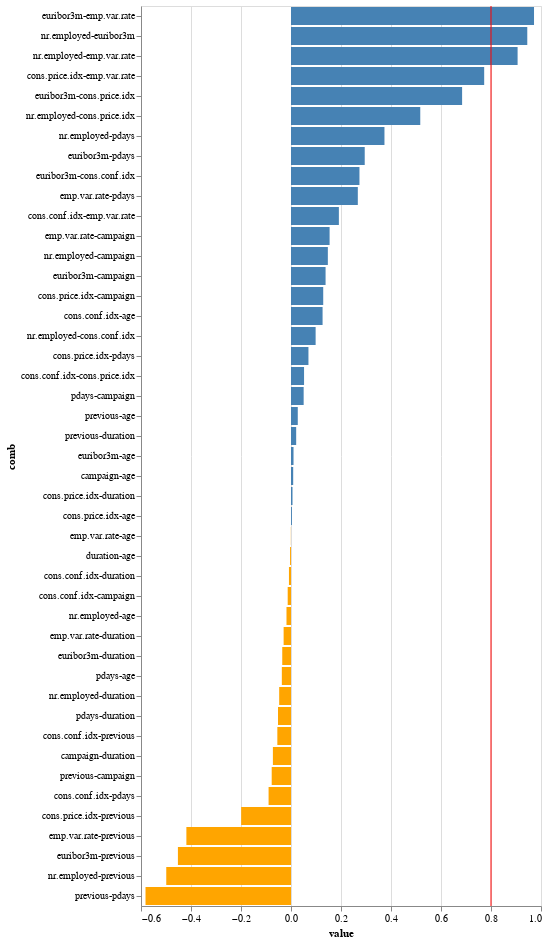

Notebook source saved alongside this figure:
### Code cell
bank_tr_corr = bank_train.corr()
mask = np.triu(np.ones_like(bank_tr_corr, dtype=bool))
tri_bank_corr = bank_tr_corr.mask(mask)

bank_corr = tri_bank_corr.reset_index().melt(id_vars="index", value_vars=tri_bank_corr.columns).dropna(subset="value").sort_values("value", ascending=False)
bank_corr["comb"] = bank_corr["index"].str.cat(bank_corr["variable"], sep="-")

corr_bar_plot = alt.Chart(bank_corr).mark_bar().encode(
    x="value:Q",
    y=alt.Y("comb:N", sort="-x"),
    color=alt.condition(
        alt.datum.value > 0,
        alt.value("steelblue"),
        alt.value("orange")
    )
)

vline_corr = alt.Chart().mark_rule(color="red").encode(
    x=alt.datum(0.8)
)

corr_bar_plot + vline_corr

### Figure 1 — Vega-Lite specification as saved in the notebook (floating-point values rounded to 4 significant figures)
{"config": {"view": {"continuousWidth": 400, "continuousHeight": 300}}, "layer": [{"data": {"name": "data-c4ea8a7a69b78b3c7ff21bddff5a9e22"}, "mark": "bar", "encoding": {"color": {"condition": {"value": "steelblue", "test": "(datum.value > 0)"}, "value": "orange"}, "x": {"field": "value", "type": "quantitative"}, "y": {"field": "comb", "sort": "-x", "type": "nominal"}}}, {"data": {"name": "empty"}, "mark": {"type": "rule", "color": "red"}, "encoding": {"x": {"datum": 0.8}}}], "$schema": "https://vega.github.io/schema/vega-lite/v4.17.0.json", "datasets": {"data-c4ea8a7a69b78b3c7ff21bddff5a9e22": [{"index": "euribor3m", "variable": "emp.var.rate", "value": 0.9721, "comb": "euribor3m-emp.var.rate"}, {"index": "nr.employed", "variable": "euribor3m", "value": 0.9451, "comb": "nr.employed-euribor3m"}, {"index": "nr.employed", "variable": "emp.var.rate", "value": 0.9064, "comb": "nr.employed-emp.var.rate"}, {"index": "cons.price.idx", "variable": "emp.var.rate", "value": 0.7727, "comb": "cons.price.idx-emp.var.rate"}, {"index": "euribor3m", "variable": "cons.price.idx", "value": 0.6844, "comb": "euribor3m-cons.price.idx"}, {"index": "nr.employed", "variable": "cons.price.idx", "value": 0.5171, "comb": "nr.employed-cons.price.idx"}, {"index": "nr.employed", "variable": "pdays", "value": 0.3738, "comb": "nr.employed-pdays"}, {"index": "euribor3m", "variable": "pdays", "value": 0.2949, "comb": "euribor3m-pdays"}, {"index": "euribor3m", "variable": "cons.conf.idx", "value": 0.2738, "comb": "euribor3m-cons.conf.idx"}, {"index": "emp.var.rate", "variable": "pdays", "value": 0.2673, "comb": "emp.var.rate-pdays"}, {"index": "cons.conf.idx", "variable": "emp.var.rate", "value": 0.1915, "comb": "cons.conf.idx-emp.var.rate"}, {"index": "emp.var.rate", "variable": "campaign", "value": 0.1544, "comb": "emp.var.rate-campaign"}, {"index": "nr.employed", "variable": "campaign", "value": 0.1474, "comb": "nr.employed-campaign"}, {"index": "euribor3m", "variable": "campaign", "value": 0.1383, "comb": "euribor3m-campaign"}, {"index": "cons.price.idx", "variable": "campaign", "value": 0.1289, "comb": "cons.price.idx-campaign"}, {"index": "cons.conf.idx", "variable": "age", "value": 0.1263, "comb": "cons.conf.idx-age"}, {"index": "nr.employed", "variable": "cons.conf.idx", "value": 0.0985, "comb": "nr.employed-cons.conf.idx"}, {"index": "cons.price.idx", "variable": "pdays", "value": 0.06979, "comb": "cons.price.idx-pdays"}, {"index": "cons.conf.idx", "variable": "cons.price.idx", "value": 0.05222, "comb": "cons.conf.idx-cons.price.idx"}, {"index": "pdays", "variable": "campaign", "value": 0.0506, "comb": "pdays-campaign"}, {"index": "previous", "variable": "age", "value": 0.02709, "comb": "previous-age"}, {"index": "previous", "variable": "duration", "value": 0.0207, "comb": "previous-duration"}, {"index": "euribor3m", "variable": "age", "value": 0.01007, "comb": "euribor3m-age"}, {"index": "campaign", "variable": "age", "value": 0.008758, "comb": "campaign-age"}, {"index": "cons.price.idx", "variable": "duration", "value": 0.006035, "comb": "cons.price.idx-duration"}, {"index": "cons.price.idx", "variable": "age", "value": 0.003682, "comb": "cons.price.idx-age"}, {"index": "emp.var.rate", "variable": "age", "value": -0.0005953, "comb": "emp.var.rate-age"}, {"index": "duration", "variable": "age", "value": -0.003741, "comb": "duration-age"}, {"index": "cons.conf.idx", "variable": "duration", "value": -0.00821, "comb": "cons.conf.idx-duration"}, {"index": "cons.conf.idx", "variable": "campaign", "value": -0.01323, "comb": "cons.conf.idx-campaign"}, {"index": "nr.employed", "variable": "age", "value": -0.01804, "comb": "nr.employed-age"}, {"index": "emp.var.rate", "variable": "duration", "value": -0.02951, "comb": "emp.var.rate-duration"}, {"index": "euribor3m", "variable": "duration", "value": -0.03503, "comb": "euribor3m-duration"}, {"index": "pdays", "variable": "age", "value": -0.03667, "comb": "pdays-age"}, {"index": "nr.employed", "variable": "duration", "value": -0.04727, "comb": "nr.employed-duration"}, {"index": "pdays", "variable": "duration", "value": -0.05206, "comb": "pdays-duration"}, {"index": "cons.conf.idx", "variable": "previous", "value": -0.05467, "comb": "cons.conf.idx-previous"}, {"index": "campaign", "variable": "duration", "value": -0.07244, "comb": "campaign-duration"}, {"index": "previous", "variable": "campaign", "value": -0.07722, "comb": "previous-campaign"}, {"index": "cons.conf.idx", "variable": "pdays", "value": -0.08967, "comb": "cons.conf.idx-pdays"}, {"index": "cons.price.idx", "variable": "previous", "value": -0.1993, "comb": "cons.price.idx-previous"}, {"index": "emp.var.rate", "variable": "previous", "value": -0.4185, "comb": "emp.var.rate-previous"}, {"index": "euribor3m", "variable": "previous", "value": -0.4523, "comb": "euribor3m-previous"}, {"index": "nr.employed", "variable": "previous", "value": -0.499, "comb": "nr.employed-previous"}, {"index": "previous", "variable": "pdays", "value": -0.5819, "comb": "previous-pdays"}], "empty": [{}]}}
